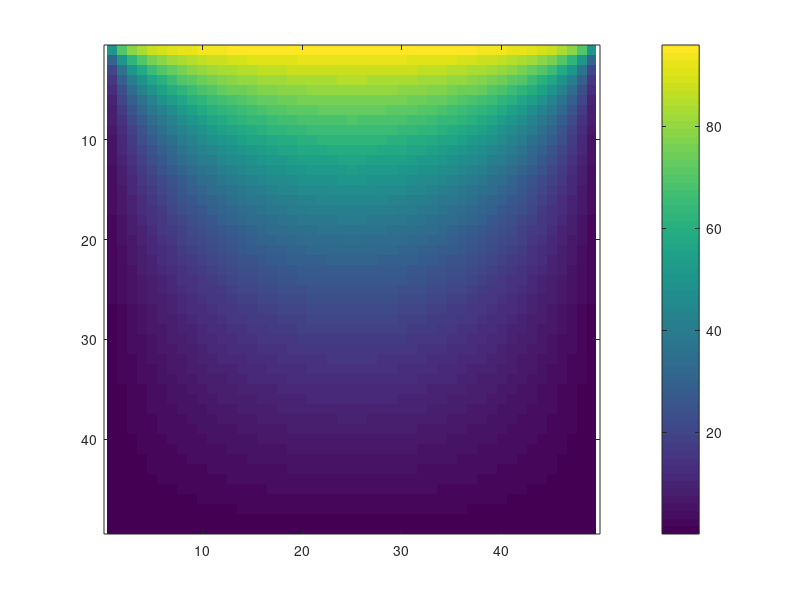

Here is the MATLAB script that generated this plot:
%%%%%%%%%%%%%%%%%%%%%%%%%%%%%%%%%%%%%%%%%%%%%%%%%%%%%%%%%%%%%%%%%%%%%%%%%%%%
%% Chapter 33: Heat flow and finite differences
%%%%%%%%%%%%%%%%%%%%%%%%%%%%%%%%%%%%%%%%%%%%%%%%%%%%%%%%%%%%%%%%%%%%%%%%%%%%
% The code for this chapter from Matrices in Practice, by Tom Goodale:
% https://trgoodale.github.io/matrix-book/part-6/33-finite-differences.html
%
% Run the script a section at a time (Run Section, or Ctrl+Enter, in
% MATLAB), from the top: later sections use variables set in earlier ones.
% Change the numbers and run them again to see what happens.
%
% Code licensed under the MIT licence: https://trgoodale.github.io/matrix-book/LICENSE.md

%% In code
% The Kronecker product builds the plate matrix in one line. The example
% solves a 49 × 49 grid, 2401 unknowns, with a sparse direct solver and with
% conjugate gradients.

% A plate with a hot top edge
n = 49;
e = ones(n, 1);
T = spdiags([-e 2*e -e], -1:1, n, n);
I = speye(n);
A = kron(I, T) + kron(T, I);
b = zeros(n, n);
b(1, :) = 100;                       % neighbours on the hot edge
u = A \ b(:);
U = reshape(u, n, n);
size(A), nnz(A)
U((n+1)/2, (n+1)/2)                  % centre temperature

[x, flag, relres, iters] = pcg(A, b(:), 1e-8, 500);
iters                                % CG steps
imagesc(U), colorbar, axis equal tight

%% Exercises
% The code exercises from the end of the chapter. Worked solutions are in
% solutions_part6.m, and in the book:
% https://trgoodale.github.io/matrix-book/appendices/solutions-6.html#sec-solutions-finite-differences

%% Exercise 6
% Solve the plate problem with the top at 100 °C and the other edges at 0 °C
% for n = 10, 20, 40, 80, with a sparse direct solver and with CG. Record
% the time taken and the number of CG steps. How does the number of CG steps
% grow with n? Plot the temperature along the vertical centre line for n =
% 80.

% Your code here
